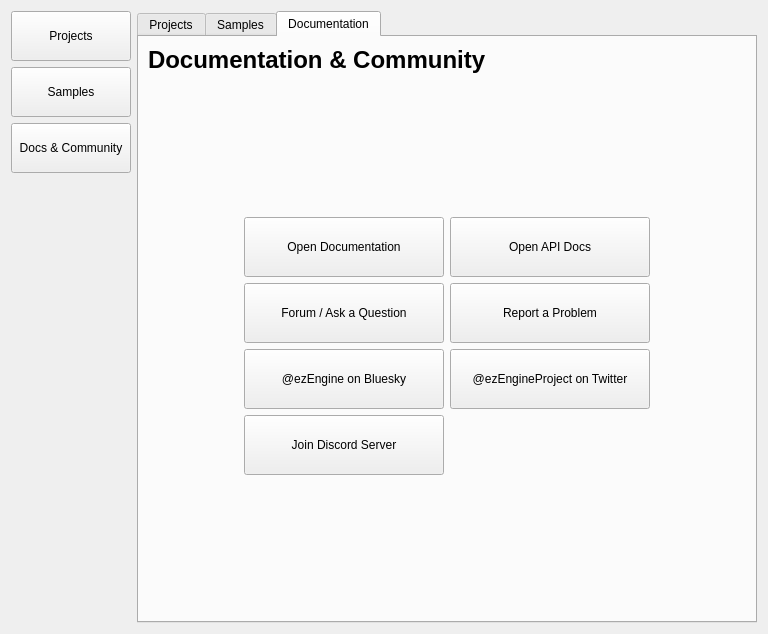
<?xml version="1.0" encoding="UTF-8"?>
<ui version="4.0">
 <class>ezQtDashboardDlg</class>
 <widget class="QDialog" name="ezQtDashboardDlg">
  <property name="geometry">
   <rect>
    <x>0</x>
    <y>0</y>
    <width>768</width>
    <height>634</height>
   </rect>
  </property>
  <property name="windowTitle">
   <string>Dashboard</string>
  </property>
  <property name="windowIcon">
   <iconset resource="../../../Tools/Libs/GuiFoundation/QtResources/resources.qrc">
    <normaloff>:/GuiFoundation/EZ-logo.svg</normaloff>:/GuiFoundation/EZ-logo.svg</iconset>
  </property>
  <layout class="QHBoxLayout" name="horizontalLayout_2">
   <item>
    <layout class="QVBoxLayout" name="verticalLayout_5">
     <item>
      <widget class="QPushButton" name="ProjectsTab">
       <property name="minimumSize">
        <size>
         <width>120</width>
         <height>50</height>
        </size>
       </property>
       <property name="text">
        <string>Projects</string>
       </property>
       <property name="checkable">
        <bool>true</bool>
       </property>
       <property name="autoDefault">
        <bool>false</bool>
       </property>
       <property name="flat">
        <bool>false</bool>
       </property>
      </widget>
     </item>
     <item>
      <widget class="QPushButton" name="SamplesTab">
       <property name="minimumSize">
        <size>
         <width>120</width>
         <height>50</height>
        </size>
       </property>
       <property name="text">
        <string>Samples</string>
       </property>
       <property name="checkable">
        <bool>true</bool>
       </property>
       <property name="autoDefault">
        <bool>false</bool>
       </property>
       <property name="flat">
        <bool>false</bool>
       </property>
      </widget>
     </item>
     <item>
      <widget class="QPushButton" name="DocumentationTab">
       <property name="minimumSize">
        <size>
         <width>120</width>
         <height>50</height>
        </size>
       </property>
       <property name="text">
        <string>Docs &amp;&amp; Community</string>
       </property>
       <property name="checkable">
        <bool>true</bool>
       </property>
       <property name="autoDefault">
        <bool>false</bool>
       </property>
       <property name="flat">
        <bool>false</bool>
       </property>
      </widget>
     </item>
     <item>
      <spacer name="verticalSpacer_3">
       <property name="orientation">
        <enum>Qt::Vertical</enum>
       </property>
       <property name="sizeHint" stdset="0">
        <size>
         <width>20</width>
         <height>40</height>
        </size>
       </property>
      </spacer>
     </item>
    </layout>
   </item>
   <item>
    <widget class="QTabWidget" name="TabArea">
     <property name="currentIndex">
      <number>2</number>
     </property>
     <property name="documentMode">
      <bool>false</bool>
     </property>
     <widget class="QWidget" name="tab">
      <attribute name="title">
       <string>Projects</string>
      </attribute>
      <layout class="QVBoxLayout" name="verticalLayout">
       <item>
        <layout class="QHBoxLayout" name="horizontalLayout">
         <item>
          <widget class="QLabel" name="label">
           <property name="text">
            <string>&lt;html&gt;&lt;head/&gt;&lt;body&gt;&lt;p&gt;&lt;span style=&quot; font-size:18pt; font-weight:600;&quot;&gt;Projects&lt;/span&gt;&lt;/p&gt;&lt;/body&gt;&lt;/html&gt;</string>
           </property>
          </widget>
         </item>
         <item>
          <spacer name="horizontalSpacer">
           <property name="orientation">
            <enum>Qt::Horizontal</enum>
           </property>
           <property name="sizeHint" stdset="0">
            <size>
             <width>40</width>
             <height>20</height>
            </size>
           </property>
          </spacer>
         </item>
         <item>
          <widget class="QPushButton" name="BrowseProject">
           <property name="text">
            <string>Browse...</string>
           </property>
           <property name="icon">
            <iconset resource="../../../Tools/Libs/GuiFoundation/QtResources/resources.qrc">
             <normaloff>:/GuiFoundation/Icons/OpenFolder.svg</normaloff>:/GuiFoundation/Icons/OpenFolder.svg</iconset>
           </property>
           <property name="autoDefault">
            <bool>false</bool>
           </property>
           <property name="flat">
            <bool>false</bool>
           </property>
          </widget>
         </item>
         <item>
          <widget class="QPushButton" name="NewProject">
           <property name="text">
            <string>New...</string>
           </property>
           <property name="icon">
            <iconset resource="../../../Tools/Libs/GuiFoundation/QtResources/resources.qrc">
             <normaloff>:/GuiFoundation/Icons/Add.svg</normaloff>:/GuiFoundation/Icons/Add.svg</iconset>
           </property>
           <property name="autoDefault">
            <bool>false</bool>
           </property>
           <property name="flat">
            <bool>false</bool>
           </property>
          </widget>
         </item>
        </layout>
       </item>
       <item>
        <widget class="QTableWidget" name="ProjectsList">
         <property name="editTriggers">
          <set>QAbstractItemView::NoEditTriggers</set>
         </property>
         <property name="alternatingRowColors">
          <bool>true</bool>
         </property>
         <property name="selectionMode">
          <enum>QAbstractItemView::SingleSelection</enum>
         </property>
         <property name="selectionBehavior">
          <enum>QAbstractItemView::SelectRows</enum>
         </property>
         <property name="textElideMode">
          <enum>Qt::ElideNone</enum>
         </property>
         <property name="columnCount">
          <number>2</number>
         </property>
         <attribute name="horizontalHeaderVisible">
          <bool>false</bool>
         </attribute>
         <attribute name="horizontalHeaderStretchLastSection">
          <bool>true</bool>
         </attribute>
         <attribute name="verticalHeaderVisible">
          <bool>false</bool>
         </attribute>
         <column/>
         <column/>
        </widget>
       </item>
       <item>
        <layout class="QHBoxLayout" name="horizontalLayout_6">
         <item>
          <layout class="QVBoxLayout" name="verticalLayout_3">
           <item>
            <spacer name="verticalSpacer_2">
             <property name="orientation">
              <enum>Qt::Vertical</enum>
             </property>
             <property name="sizeType">
              <enum>QSizePolicy::Maximum</enum>
             </property>
             <property name="sizeHint" stdset="0">
              <size>
               <width>20</width>
               <height>40</height>
              </size>
             </property>
            </spacer>
           </item>
           <item>
            <widget class="QCheckBox" name="LoadLastProject">
             <property name="text">
              <string>Always load last Project</string>
             </property>
            </widget>
           </item>
          </layout>
         </item>
         <item>
          <spacer name="horizontalSpacer_2">
           <property name="orientation">
            <enum>Qt::Horizontal</enum>
           </property>
           <property name="sizeHint" stdset="0">
            <size>
             <width>40</width>
             <height>20</height>
            </size>
           </property>
          </spacer>
         </item>
         <item>
          <widget class="QPushButton" name="OpenProject">
           <property name="sizePolicy">
            <sizepolicy hsizetype="Minimum" vsizetype="Fixed">
             <horstretch>0</horstretch>
             <verstretch>0</verstretch>
            </sizepolicy>
           </property>
           <property name="minimumSize">
            <size>
             <width>120</width>
             <height>50</height>
            </size>
           </property>
           <property name="text">
            <string>Open Project</string>
           </property>
           <property name="icon">
            <iconset resource="../../../Tools/Libs/GuiFoundation/QtResources/resources.qrc">
             <normaloff>:/GuiFoundation/Icons/Project.svg</normaloff>:/GuiFoundation/Icons/Project.svg</iconset>
           </property>
           <property name="default">
            <bool>true</bool>
           </property>
           <property name="flat">
            <bool>false</bool>
           </property>
          </widget>
         </item>
        </layout>
       </item>
      </layout>
     </widget>
     <widget class="QWidget" name="tab_2">
      <attribute name="title">
       <string>Samples</string>
      </attribute>
      <layout class="QVBoxLayout" name="verticalLayout_2">
       <item>
        <widget class="QLabel" name="label_2">
         <property name="text">
          <string>&lt;html&gt;&lt;head/&gt;&lt;body&gt;&lt;p&gt;&lt;span style=&quot; font-size:18pt; font-weight:600;&quot;&gt;Samples&lt;/span&gt;&lt;/p&gt;&lt;/body&gt;&lt;/html&gt;</string>
         </property>
        </widget>
       </item>
       <item>
        <widget class="QListWidget" name="SamplesList">
         <property name="movement">
          <enum>QListView::Static</enum>
         </property>
         <property name="viewMode">
          <enum>QListView::IconMode</enum>
         </property>
        </widget>
       </item>
       <item>
        <layout class="QHBoxLayout" name="horizontalLayout_3">
         <item>
          <spacer name="horizontalSpacer_3">
           <property name="orientation">
            <enum>Qt::Horizontal</enum>
           </property>
           <property name="sizeHint" stdset="0">
            <size>
             <width>40</width>
             <height>20</height>
            </size>
           </property>
          </spacer>
         </item>
         <item>
          <widget class="QPushButton" name="OpenSample">
           <property name="sizePolicy">
            <sizepolicy hsizetype="Minimum" vsizetype="Fixed">
             <horstretch>0</horstretch>
             <verstretch>0</verstretch>
            </sizepolicy>
           </property>
           <property name="minimumSize">
            <size>
             <width>120</width>
             <height>50</height>
            </size>
           </property>
           <property name="text">
            <string>Open Sample</string>
           </property>
           <property name="icon">
            <iconset resource="../../../Tools/Libs/GuiFoundation/QtResources/resources.qrc">
             <normaloff>:/GuiFoundation/Icons/Project.svg</normaloff>:/GuiFoundation/Icons/Project.svg</iconset>
           </property>
           <property name="default">
            <bool>true</bool>
           </property>
           <property name="flat">
            <bool>false</bool>
           </property>
          </widget>
         </item>
        </layout>
       </item>
      </layout>
     </widget>
     <widget class="QWidget" name="tab_3">
      <attribute name="title">
       <string>Documentation</string>
      </attribute>
      <layout class="QVBoxLayout" name="verticalLayout_4">
       <item>
        <widget class="QLabel" name="label_3">
         <property name="text">
          <string>&lt;html&gt;&lt;head/&gt;&lt;body&gt;&lt;p&gt;&lt;span style=&quot; font-size:18pt; font-weight:600;&quot;&gt;Documentation &amp; Community&lt;/span&gt;&lt;/p&gt;&lt;/body&gt;&lt;/html&gt;</string>
         </property>
        </widget>
       </item>
       <item>
        <spacer name="verticalSpacer_4">
         <property name="orientation">
          <enum>Qt::Vertical</enum>
         </property>
         <property name="sizeHint" stdset="0">
          <size>
           <width>20</width>
           <height>162</height>
          </size>
         </property>
        </spacer>
       </item>
       <item>
        <layout class="QHBoxLayout" name="horizontalLayout_4">
         <item>
          <spacer name="horizontalSpacer_4">
           <property name="orientation">
            <enum>Qt::Horizontal</enum>
           </property>
           <property name="sizeHint" stdset="0">
            <size>
             <width>40</width>
             <height>20</height>
            </size>
           </property>
          </spacer>
         </item>
         <item>
          <layout class="QGridLayout" name="gridLayout">
           <item row="1" column="1">
            <widget class="QPushButton" name="ReportProblem">
             <property name="minimumSize">
              <size>
               <width>200</width>
               <height>60</height>
              </size>
             </property>
             <property name="text">
              <string>Report a Problem</string>
             </property>
             <property name="icon">
              <iconset resource="../QtResources/resources.qrc">
               <normaloff>:/EditorFramework/Icons/GitHub.svg</normaloff>:/EditorFramework/Icons/GitHub.svg</iconset>
             </property>
            </widget>
           </item>
           <item row="1" column="0">
            <widget class="QPushButton" name="GitHubDiscussions">
             <property name="minimumSize">
              <size>
               <width>200</width>
               <height>60</height>
              </size>
             </property>
             <property name="text">
              <string>Forum / Ask a Question</string>
             </property>
             <property name="icon">
              <iconset resource="../QtResources/resources.qrc">
               <normaloff>:/EditorFramework/Icons/GitHub.svg</normaloff>:/EditorFramework/Icons/GitHub.svg</iconset>
             </property>
            </widget>
           </item>
           <item row="0" column="0">
            <widget class="QPushButton" name="OpenDocs">
             <property name="minimumSize">
              <size>
               <width>200</width>
               <height>60</height>
              </size>
             </property>
             <property name="text">
              <string>Open Documentation</string>
             </property>
             <property name="icon">
              <iconset resource="../../../Tools/Libs/GuiFoundation/QtResources/resources.qrc">
               <normaloff>:/GuiFoundation/Icons/Help.svg</normaloff>:/GuiFoundation/Icons/Help.svg</iconset>
             </property>
            </widget>
           </item>
           <item row="2" column="1">
            <widget class="QPushButton" name="OpenTwitter">
             <property name="minimumSize">
              <size>
               <width>200</width>
               <height>60</height>
              </size>
             </property>
             <property name="text">
              <string>@ezEngineProject on Twitter</string>
             </property>
             <property name="icon">
              <iconset resource="../QtResources/resources.qrc">
               <normaloff>:/EditorFramework/Icons/Twitter.svg</normaloff>:/EditorFramework/Icons/Twitter.svg</iconset>
             </property>
            </widget>
           </item>
           <item row="0" column="1">
            <widget class="QPushButton" name="OpenApiDocs">
             <property name="minimumSize">
              <size>
               <width>200</width>
               <height>60</height>
              </size>
             </property>
             <property name="text">
              <string>Open API Docs</string>
             </property>
             <property name="icon">
              <iconset resource="../../../Tools/Libs/GuiFoundation/QtResources/resources.qrc">
               <normaloff>:/GuiFoundation/EZ-logo.svg</normaloff>:/GuiFoundation/EZ-logo.svg</iconset>
             </property>
            </widget>
           </item>
           <item row="2" column="0">
            <widget class="QPushButton" name="OpenBsky">
             <property name="minimumSize">
              <size>
               <width>200</width>
               <height>60</height>
              </size>
             </property>
             <property name="text">
              <string>@ezEngine on Bluesky</string>
             </property>
             <property name="icon">
              <iconset resource="../QtResources/resources.qrc">
               <normaloff>:/EditorFramework/Icons/Bluesky.svg</normaloff>:/EditorFramework/Icons/Bluesky.svg</iconset>
             </property>
            </widget>
           </item>
           <item row="3" column="0">
            <widget class="QPushButton" name="OpenDiscord">
             <property name="minimumSize">
              <size>
               <width>200</width>
               <height>60</height>
              </size>
             </property>
             <property name="text">
              <string>Join Discord Server</string>
             </property>
             <property name="icon">
              <iconset resource="../QtResources/resources.qrc">
               <normaloff>:/EditorFramework/Icons/Discord.svg</normaloff>:/EditorFramework/Icons/Discord.svg</iconset>
             </property>
            </widget>
           </item>
          </layout>
         </item>
         <item>
          <spacer name="horizontalSpacer_5">
           <property name="orientation">
            <enum>Qt::Horizontal</enum>
           </property>
           <property name="sizeHint" stdset="0">
            <size>
             <width>40</width>
             <height>20</height>
            </size>
           </property>
          </spacer>
         </item>
        </layout>
       </item>
       <item>
        <spacer name="verticalSpacer">
         <property name="orientation">
          <enum>Qt::Vertical</enum>
         </property>
         <property name="sizeHint" stdset="0">
          <size>
           <width>20</width>
           <height>161</height>
          </size>
         </property>
        </spacer>
       </item>
      </layout>
     </widget>
    </widget>
   </item>
  </layout>
 </widget>
 <tabstops>
  <tabstop>ProjectsTab</tabstop>
  <tabstop>SamplesTab</tabstop>
  <tabstop>DocumentationTab</tabstop>
  <tabstop>ProjectsList</tabstop>
  <tabstop>OpenProject</tabstop>
  <tabstop>BrowseProject</tabstop>
  <tabstop>NewProject</tabstop>
  <tabstop>LoadLastProject</tabstop>
  <tabstop>TabArea</tabstop>
  <tabstop>SamplesList</tabstop>
 </tabstops>
 <resources>
  <include location="../../../Tools/Libs/GuiFoundation/QtResources/resources.qrc"/>
  <include location="../QtResources/resources.qrc"/>
 </resources>
 <connections/>
</ui>
